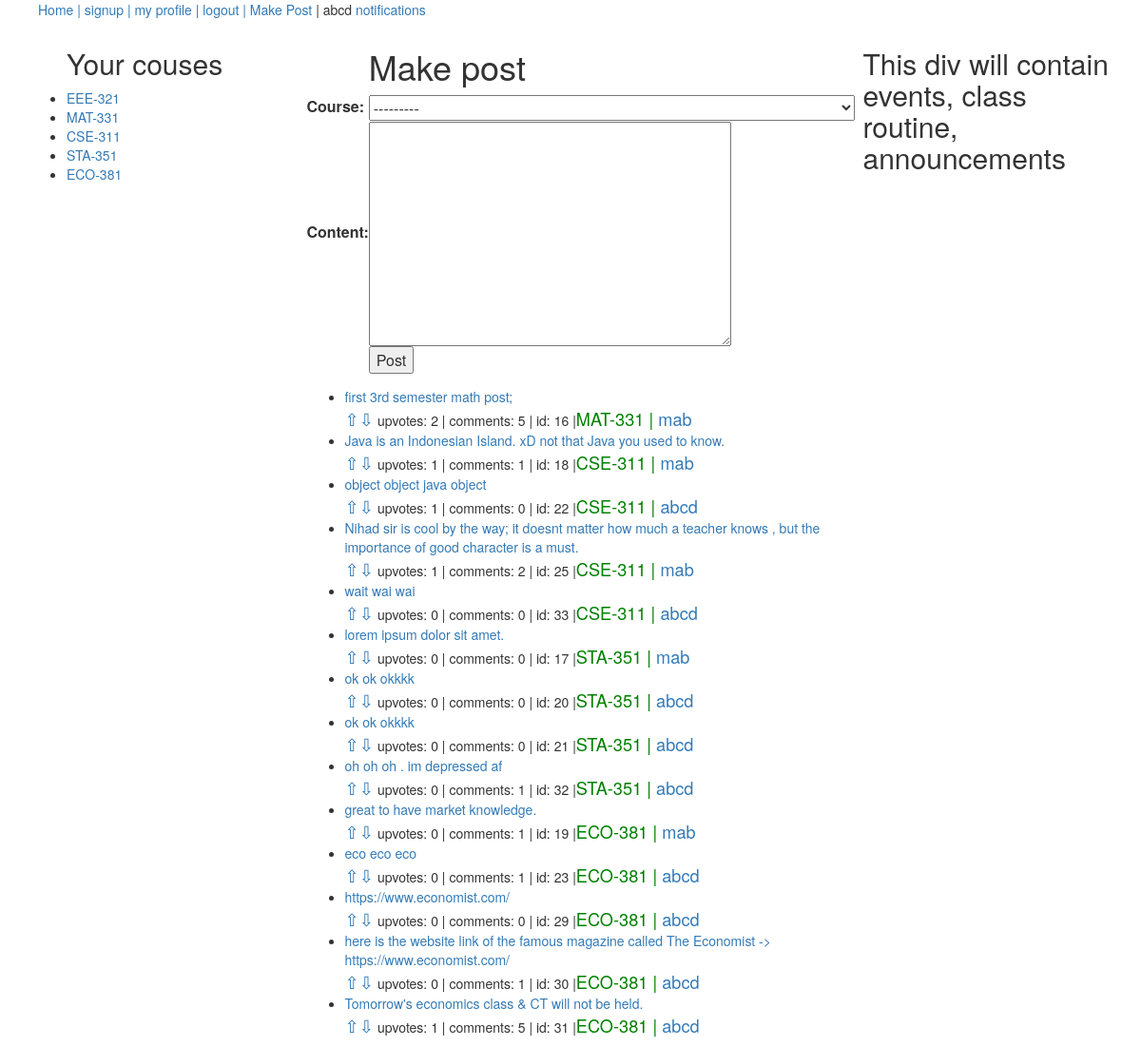
The app's page / (signed in) with its own data.
### playground/models.py (models this page shows, shortened)
class Course(models.Model):
	semester_or_year = (
		('1', '1st'),
		('2', '2nd'),
		('3', '3rd'),
		('4', '4th'),
		('5', '5th'),
		('6', '6th'),
		('7', '7th'),
		('8', '8th'),
	)
	course_code = models.CharField(max_length=50)
	course_title = models.CharField(max_length=200)
	semester = models.CharField(max_length=10, choices=semester_or_year, default='1')
	created_by = models.ForeignKey(User, on_delete=models.CASCADE)
	def __str__(self):
		return f'{self.course_title} - ({self.course_code})'

class Post(models.Model):
	user = models.ForeignKey(User, on_delete=models.CASCADE)
	course = models.ForeignKey(Course, on_delete=models.CASCADE)
	content = models.TextField()

### playground/views.py (the view)
# urls.py: path('', views.index, name='index'),
@login_required
def index(request):
	u = request.user
	current_sem = u.profile.current_semester
	my_courses = Course.objects.filter(semester=current_sem)
	posts = Post.objects.filter(course__in=my_courses)
	upVotedPosts = [v.post for v in PostVote.objects.filter(user=request.user, vote_value=1)]
	downVotedPosts =  [v.post for v in PostVote.objects.filter(user=request.user, vote_value=-1)]
	print(upVotedPosts, downVotedPosts, posts)
	for p in posts:
		if p in upVotedPosts:
			print("Yeaaaa;")
	if request.method == 'POST':
		form = makePostForm(request.user, request.POST)
		if form.is_valid():
			f = form.save(commit=False)
			f.user = request.user
			f.save()
			recipient_list = [p.user for p in Profile.objects.filter(current_semester=request.user.profile.current_semester)]
			notify.send(request.user, recipient_list=recipient_list, actor=request.user,
			verb='posted', obj=f, target=f.course, nf_type='somebody_posted')
			return redirect(reverse('index'))
	else:
		form = makePostForm(request.user)
	return render(request, 'playground/home.html',
		{'form':form, 'my_courses': my_courses, 'posts': posts,
		'upVotedPosts': upVotedPosts, 'downVotedPosts': downVotedPosts,}
		)

### playground/forms.py
class makePostForm(forms.ModelForm):
	class Meta:
		model = Post
		fields = ('course', 'content')
	def __init__(self, user, *args, **kwargs):
		super(makePostForm, self).__init__(*args, **kwargs)
		self.fields['course'].queryset = Course.objects.filter(semester=user.profile.current_semester)

### playground/templates/playground/home.html (shortened to what this page needs)
{% extends "playground/base.html" %}
{% block mainDiv %}
    <div>
        <form method="post">
            <table>
            <tr><td></td><td><h1>Make post</h1></td></tr>
            {{ form.as_table }}
            <tr><td></td>
                <td><input type="submit" name="" value="Post"></td>
            </tr>
            </table>
        </form>
    </div>
    <ul>
		{% for p in posts %}
			<li style=""><a href="{% url 'post_details' p.id %}"> {{ p.content }}</a></li>
            {% if p in upVotedPosts %}
                <span style="color:red; font-size:1.3em;"><a href="{% url 'vote' p.id 'up' %}">⇧</a></span><span><a href="{% url 'vote' p.id 'down' %}">⇩</a></span>
            {% elif p in downVotedPosts %}
                <span><a href="{% url 'vote' p.id 'up' %}">⇧</a></span><span style="color: red; font-size:1.3em;"><a href="{% url 'vote' p.id 'down' %}">⇩</a></span>
            {% else %}
                <span style="font-size:1.3em;"><a href="{% url 'vote' p.id 'up' %}">⇧</a><a href="{% url 'vote' p.id 'down' %}">⇩</a></span>
            {% endif %}
            upvotes: {{ p.postvote_set.all.count }} | comments: {{p.comment_set.all.count }} | id: {{p.id }} |<span style="color:green">{{p.course.course_code }} | <a href="{% url 'profile' p.user %}">{{p.user}}</a></span></li>
		{% endfor %}
	</ul>
{% endblock mainDiv %}

### playground/templates/playground/base.html (shortened to what this page needs)
<!DOCTYPE html>
<html>
<head>
	<link rel="stylesheet" href="https://maxcdn.bootstrapcdn.com/bootstrap/3.4.0/css/bootstrap.min.css">
</head>
<body>
	<nav>
		<ul>
			<li class="nav"><a href="{% url 'index' %}">Home | </a></li>
			<li class="nav"><a href="{% url 'signup' %}">signup | </a></li>
			<li class="nav"><a href="{% url 'profile' request.user %}">my profile | </a></li>
			<li class="nav"><a href="{% url 'logout' %}">logout | </a></li>
			<li class="nav"><a href="{% url 'makepost' %}">Make Post</a></li>
			<li class="nav"> | {{ request.user }} </li>
			<li class="nav"><a href="notifications/all">notifications</a></li>
		</ul>
	</nav>
	<div class="container">
		<div class="row">
			<nav class="col-sm-3">
				{% include "playground/sidediv.html" %}
			</nav>
			<div class="col-sm-6">
				{% block mainDiv %} {% endblock %}
			</div>
			<div class="col-sm-3">
				{% include "playground/rtsidediv.html" %}
			</div>
		</div>
	</div>
</body>
</html>

### playground/templates/playground/sidediv.html
		<ul>
		<h2>Your couses</h2>
			{% for c in my_courses %}
				<li><a href="{% url 'posts_under_course' c.course_code %}">{{ c.course_code }}</a></li>
			{% endfor %}
		</ul>

### playground/templates/playground/rtsidediv.html
{% block rtsidebar %}
<div class="rtsidediv">
    <h2>This div will contain events, class routine, announcements</h2>
</div>
{% endblock %}

### playground/templates/playground/home.html (style rules this page uses)
span { font-size: 1.3em; }

### playground/templates/playground/base.html (style rules this page uses)
.nav { list-style-type: none; display: inline-block; }

### records on screen
Course: course_code "EEE-321"
Course: course_code "MAT-331"
Course: course_code "CSE-311"
Course: course_code "STA-351"
Course: course_code "ECO-381"
Post: content "first 3rd semester math post;", postvote_set.all.count "2", comment_set.all.count "5", id "16", course.course_code "MAT-331", user "mab"
Post: content "Java is an Indonesian Island. xD not that Java you used to know.", postvote_set.all.count "1", comment_set.all.count "1", id "18", course.course_code "CSE-311", user "mab"
Post: content "object object java object", postvote_set.all.count "1", comment_set.all.count "0", id "22", course.course_code "CSE-311", user "abcd"
Post: content "Nihad sir is cool by the way; it doesnt matter how much a teacher knows , but the importance of good character is a must.", postvote_set.all.count "1", comment_set.all.count "2", id "25", course.course_code "CSE-311", user "mab"
Post: content "wait wai wai", postvote_set.all.count "0", comment_set.all.count "0", id "33", course.course_code "CSE-311", user "abcd"
Post: content "lorem ipsum dolor sit amet.", postvote_set.all.count "0", comment_set.all.count "0", id "17", course.course_code "STA-351", user "mab"
Post: content "ok ok okkkk", postvote_set.all.count "0", comment_set.all.count "0", id "20", course.course_code "STA-351", user "abcd"
Post: content "ok ok okkkk", postvote_set.all.count "0", comment_set.all.count "0", id "21", course.course_code "STA-351", user "abcd"
Post: content "oh oh oh . im depressed af", postvote_set.all.count "0", comment_set.all.count "1", id "32", course.course_code "STA-351", user "abcd"
Post: content "great to have market knowledge.", postvote_set.all.count "0", comment_set.all.count "1", id "19", course.course_code "ECO-381", user "mab"
Post: content "eco eco eco", postvote_set.all.count "0", comment_set.all.count "1", id "23", course.course_code "ECO-381", user "abcd"
Post: content "https://www.economist.com/", postvote_set.all.count "0", comment_set.all.count "0", id "29", course.course_code "ECO-381", user "abcd"
Post: content "here is the website link of the famous magazine called The Economist -> https://www.economist.com/", postvote_set.all.count "0", comment_set.all.count "1", id "30", course.course_code "ECO-381", user "abcd"
Post: content "Tomorrow's economics class & CT will not be held.", postvote_set.all.count "1", comment_set.all.count "5", id "31", course.course_code "ECO-381", user "abcd"

### other values on screen
{{ request.user }} "abcd"
